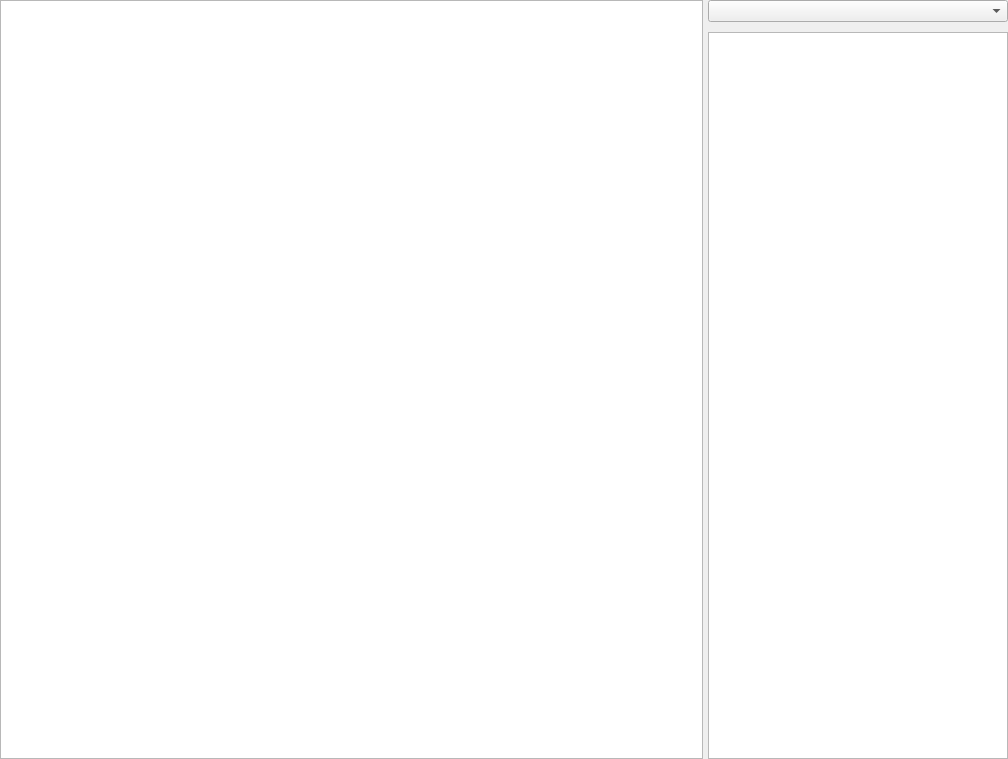
<?xml version="1.0" encoding="UTF-8"?>
<ui version="4.0">
 <class>TiledView</class>
 <widget class="QWidget" name="TiledView">
  <property name="geometry">
   <rect>
    <x>0</x>
    <y>0</y>
    <width>1008</width>
    <height>759</height>
   </rect>
  </property>
  <property name="windowTitle">
   <string>Form</string>
  </property>
  <layout class="QHBoxLayout" name="horizontalLayout">
   <property name="spacing">
    <number>5</number>
   </property>
   <property name="leftMargin">
    <number>0</number>
   </property>
   <property name="topMargin">
    <number>0</number>
   </property>
   <property name="rightMargin">
    <number>0</number>
   </property>
   <property name="bottomMargin">
    <number>0</number>
   </property>
   <item>
    <widget class="ImageView" name="graphicsView"/>
   </item>
   <item>
    <widget class="QWidget" name="widget" native="true">
     <property name="sizePolicy">
      <sizepolicy hsizetype="Fixed" vsizetype="Preferred">
       <horstretch>0</horstretch>
       <verstretch>0</verstretch>
      </sizepolicy>
     </property>
     <property name="minimumSize">
      <size>
       <width>300</width>
       <height>0</height>
      </size>
     </property>
     <property name="maximumSize">
      <size>
       <width>300</width>
       <height>16777215</height>
      </size>
     </property>
     <layout class="QVBoxLayout" name="verticalLayout">
      <property name="spacing">
       <number>10</number>
      </property>
      <property name="leftMargin">
       <number>0</number>
      </property>
      <property name="topMargin">
       <number>0</number>
      </property>
      <property name="rightMargin">
       <number>0</number>
      </property>
      <property name="bottomMargin">
       <number>0</number>
      </property>
      <item>
       <widget class="QComboBox" name="comboBox"/>
      </item>
      <item>
       <widget class="QListView" name="listView"/>
      </item>
     </layout>
    </widget>
   </item>
  </layout>
 </widget>
 <customwidgets>
  <customwidget>
   <class>ImageView</class>
   <extends>QGraphicsView</extends>
   <header>imageview.h</header>
  </customwidget>
 </customwidgets>
 <resources/>
 <connections/>
</ui>
